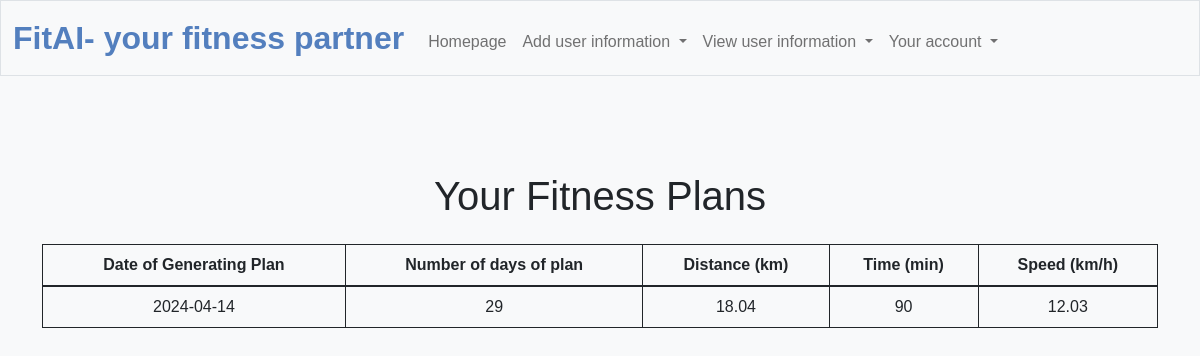
Page /view_fitness_plans (signed in) on the earlier database version.
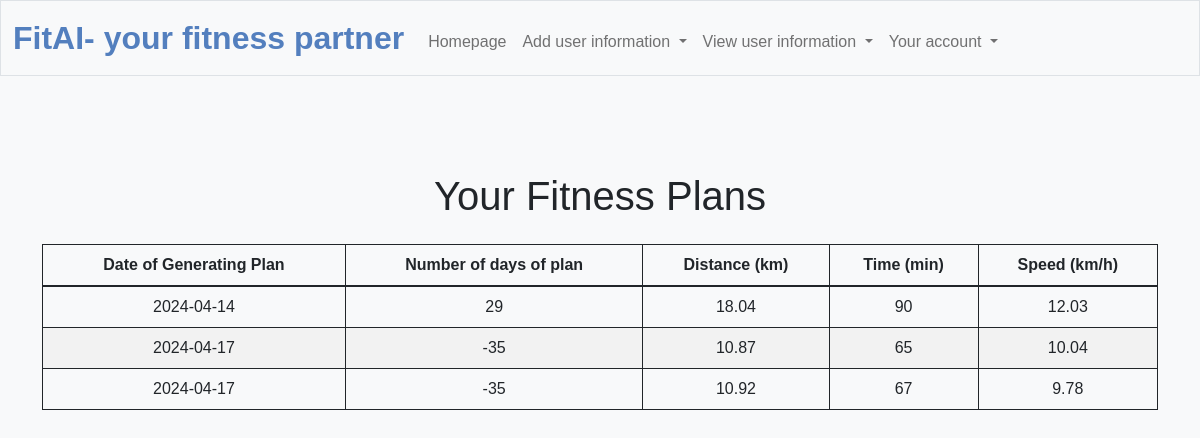
Same page on the later database version.
### tables this page shows
CREATE TABLE fitness_plan_user (
    id INTEGER PRIMARY KEY AUTOINCREMENT,
    user_id INTEGER,
    r_calories INTEGER,
    r_mins_activity INTEGER, r_distance DECIMAL, date_log DATE, time_taken INTEGER,
    FOREIGN KEY (user_id) REFERENCES user(id)
);

### app.py (the view)
@app.route("/view_fitness_plans")
@login_required
def view_fitness_plans():
    user_id = user_c_id  # Get the user's ID from the session
    fitness_plans_raw = db.execute("SELECT * FROM fitness_plan_user WHERE user_id = ?", user_id)
    fitness_plans = []
    for plan in fitness_plans_raw:
        if plan["r_mins_activity"]:  # Avoid division by zero
            speed = (plan["r_distance"] / (plan["r_mins_activity"] / 60))  # Convert minutes to hours and calculate speed
        else:
            speed = 0
        plan["speed"] = speed  # Add speed to the plan
        fitness_plans.append(plan)
    return render_template("view_fitness_plans.html", fitness_plans=fitness_plans)

### app.py (called while the page is built)
@app.after_request
def after_request(response):
    response.headers["Cache-Control"] = "no-cache, no-store, must-revalidate"
    response.headers["Expires"] = 0
    response.headers["Pragma"] = "no-cache"
    return response

### helpers.py (called while the page is built)
def login_required(f):
    @wraps(f)
    def decorated_function(*args, **kwargs):
        if session.get("user_id") is None:
            return redirect("/login")
        return f(*args, **kwargs)
    return decorated_function

### templates/view_fitness_plans.html (shortened to what this page needs)
{% extends "layout.html" %}
{% block main %}
<div class="container mt-5">
    <h1 class="text-center mb-4">Your Fitness Plans</h1>
    <table class="table">
        <thead>
            <tr>
                <th>Date of Generating Plan</th>
                <th>Number of days of plan</th>
                <th>Distance (km)</th>
                <th>Time (min)</th>
                <th>Speed (km/h)</th>
            </tr>
        </thead>
        <tbody>
            {% for plan in fitness_plans %}
            <tr>
                <td>{{ plan.date_log }}</td>
                <td>{{plan. time_taken}}</td>
                <td>{{ '%.2f'|format(plan.r_distance) }}</td>
                <td>{{ plan.r_mins_activity }}</td>
                <td>{{ '%.2f'|format(plan.speed) }}</td>
            </tr>
            {% endfor %}
        </tbody>
    </table>
</div>
{% endblock %}

### templates/layout.html (shortened to what this page needs)
<!DOCTYPE html>
<html lang="en">
<head>
    <link href="https://cdn.jsdelivr.net/npm/bootstrap@5.1.3/dist/css/bootstrap.min.css" rel="stylesheet">
    <link href="/static/styles.css" rel="stylesheet">
</head>
    <body>
        <nav class="bg-light border navbar navbar-expand-md navbar-light">
            <div class="container-fluid">
                <a class="navbar-brand" href="/"><span class="blue">FitAI- your fitness partner</span></a>
                <div class="collapse navbar-collapse" id="navbar">
                    {% if session["user_id"] %}
                        <ul class="navbar-nav me-auto mt-2">
                            <li class="nav-item"><a class="nav-link" href="/homepage">Homepage</a></li>
                            <li class="nav-item dropdown">
                                <a class="nav-link dropdown-toggle" href="#" id="dataDropdown" role="button" data-bs-toggle="dropdown" aria-expanded="false">
                                    Add user information
                                </a>
                            </li>
                            <li class="nav-item dropdown">
                                <a class="nav-link dropdown-toggle" href="#" id="viewDropdown" role="button" data-bs-toggle="dropdown" aria-expanded="false">
                                    View user information
                                </a>
                            </li>
                            <li class="nav-item dropdown">
                                <a class="nav-link dropdown-toggle" href="#" id="accountDropdown" role="button" data-bs-toggle="dropdown" aria-expanded="false">
                                    Your account
                                </a>
                                    <li><a class="dropdown-item" href="/changepwd">Change Password</a></li></li>
                                </ul>
                    {% else %}
                        <ul class="navbar-nav ms-auto mt-2">
                            <li class="nav-item"><a class="nav-link" href="/register">Register</a></li>
                            <li class="nav-item"><a class="nav-link" href="/login">Log In</a></li>
                        </ul>
                    {% endif %}
                </div>
            </div>
        </nav>
        <main class="container-fluid py-5 text-center">
            {% block main %}{% endblock %}
        </main>
    </body>
</html>

### static/styles.css (style rules this page uses)
nav .navbar-brand { font-size: xx-large; }
nav .navbar-brand .blue { color: #537fbe; }
table, td, th { border: 1px solid; }
td { text-align: center; }
tr:nth-child(even) { background-color: #f2f2f2; }

### templates/layout.html (style rules this page uses)
body { background-color: #f8f9fa; font-family: 'Arial', sans-serif; }
.navbar-brand { font-weight: bold; color: #0056b3; }
.blue { color: #0056b3; }

Differences in the rows shown:
added fitness_plan_user: date_log "2024-04-17", time_taken "-35", r_distance "10.87", r_mins_activity "65", speed "10.04"
added fitness_plan_user: date_log "2024-04-17", time_taken "-35", r_distance "10.92", r_mins_activity "67", speed "9.78"
